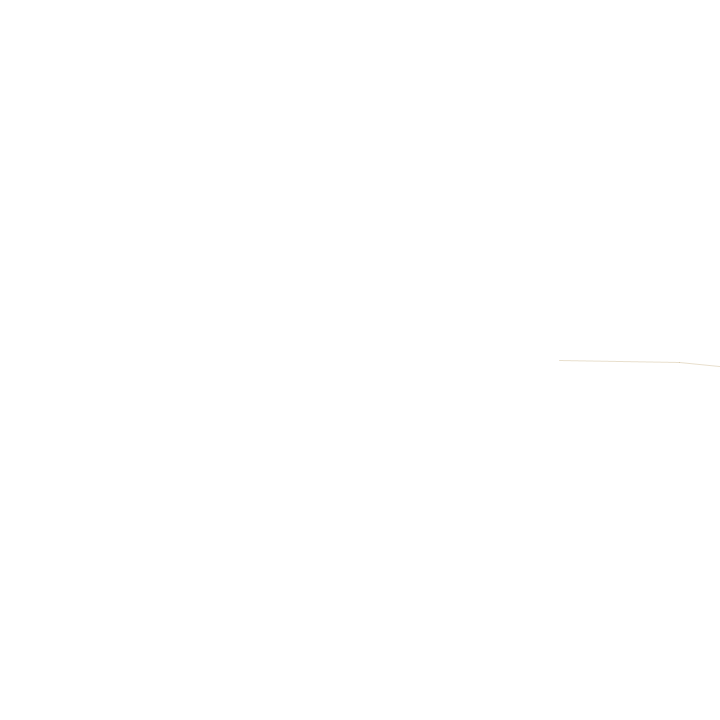
Frame 1 (no input)
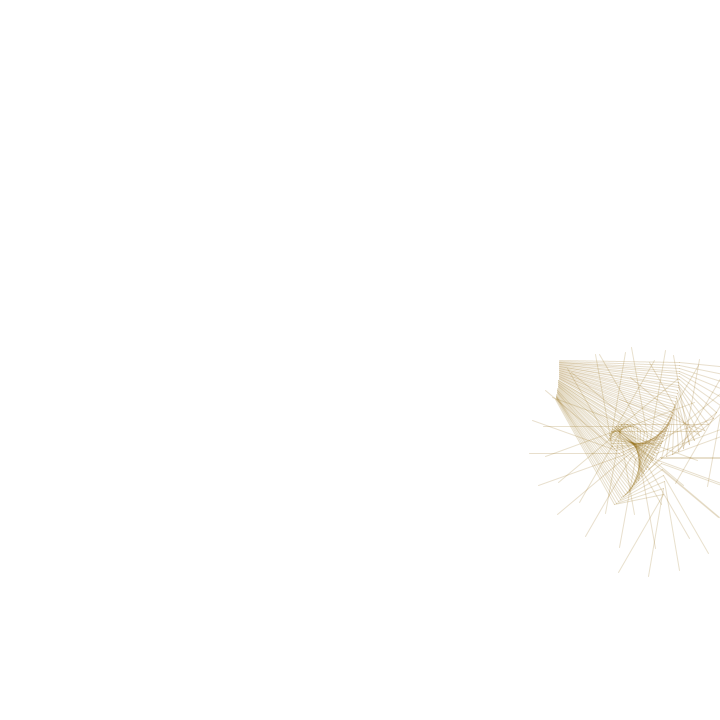
Frame 60 (the mouse pressed at the canvas centre just before this capture)
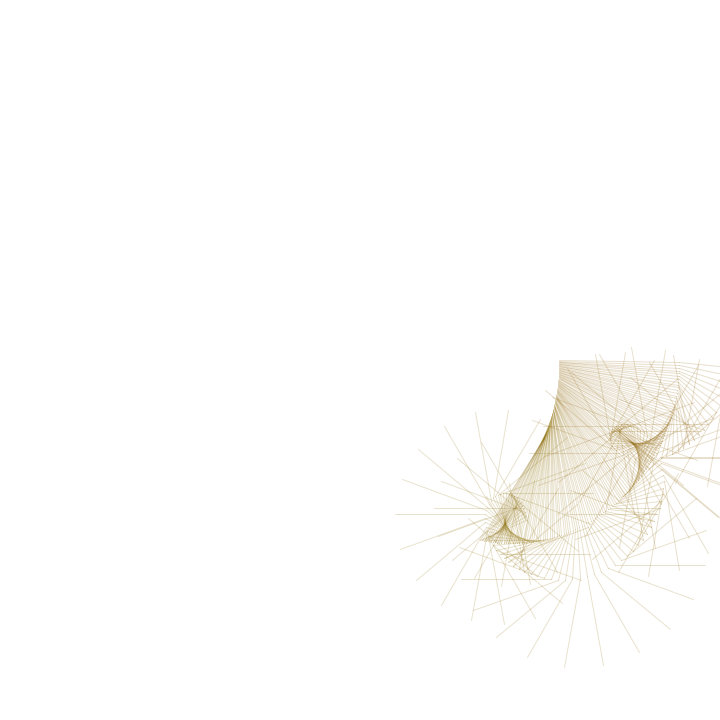
Frame 120 (the mouse held since frame 60 and released just before this capture)

The Processing sketch that drew these frames (run headless with seeded random() and noise(); from frame 60 on, the mouse is pressed at the canvas centre):

// Processing sketch: processing_151357
// ── processing_151357.pde

float raggio1 =200;  
float raggio2 = 120;  
float raggio3 = 50;   
float raggio4 = 90;   

float passoAngolo1 = PI/937;  
float passoAngolo2 = PI/177;  
float passoAngolo3 = PI/31;  
float passoAngolo4 = PI/9;   

void setup()
{
  size(720,720);
  stroke(0,40);
  background(255);
}

void draw () 
{
 
  float c0x = 360;
  float c0y = 360;
  float angolo1 = frameCount*passoAngolo1;
  float c1x = c0x + cos(angolo1)*raggio1;
  float c1y = c0y + sin(angolo1)*raggio1;
  
  float angolo2 = frameCount*passoAngolo2;
  float c2x = c1x + cos(angolo2)*raggio2;
  float c2y = c1y + sin(angolo2)*raggio2;
  
  float angolo3 = frameCount*passoAngolo3;
  float c3x = c2x + cos(angolo3)*raggio3;
  float c3y = c2y + sin(angolo3)*raggio3;
  
  float angolo4 = frameCount*passoAngolo4;
  float c4x = c3x + cos(angolo4)*raggio4;
  float c4y = c3y + sin(angolo4)*raggio4;
  float rosso =c1x/4;
  float verde = c1y/4;
float blu = 255-c2x/2;
stroke(rosso, verde, blu, 50);

  line(c1x,c1y, c2x,c2y);  
  line(c2x,c2y, c3x,c3y); 
  line(c3x,c3y, c4x,c4y);
}
